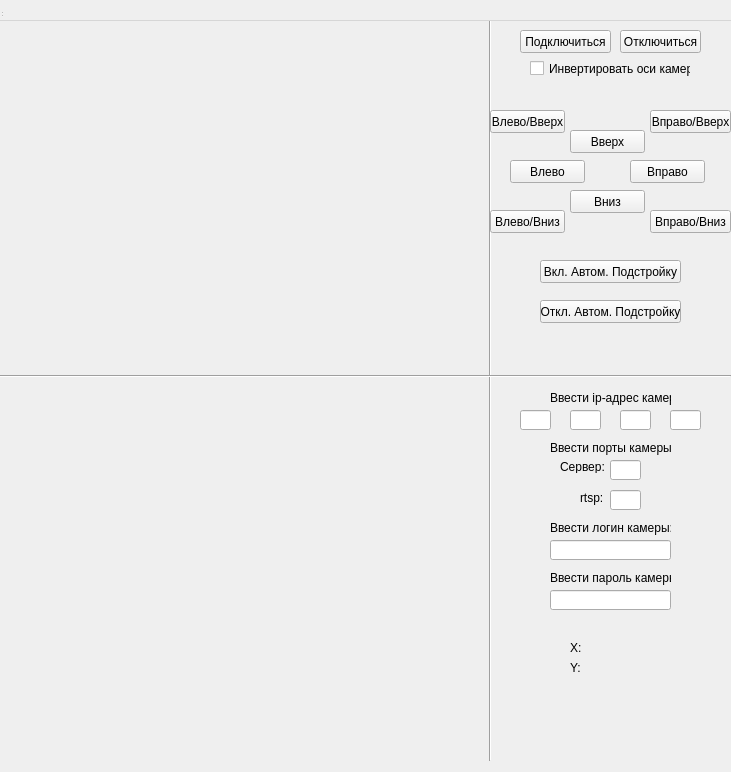
<?xml version="1.0" encoding="UTF-8"?>
<ui version="4.0">
<class>PTZcameraForm</class>
<widget class="QWidget" name="PTZcameraForm">
 <property name="geometry">
  <rect>
   <x>0</x>
   <y>0</y>
   <width>731</width>
   <height>772</height>
  </rect>
 </property>
 <property name="windowTitle">
  <string>PTZcameraForm</string>
 </property>
 <widget class="QWidget" name="centralwidget" native="true">
  <property name="geometry">
   <rect>
    <x>0</x>
    <y>0</y>
    <width>731</width>
    <height>761</height>
   </rect>
  </property>
  <widget class="QLabel" name="testPicture">
   <property name="geometry">
    <rect>
     <x>0</x>
     <y>10</y>
     <width>491</width>
     <height>351</height>
    </rect>
   </property>
   <property name="text">
    <string/>
   </property>
  </widget>
  <widget class="QLabel" name="filterPicture">
   <property name="geometry">
    <rect>
     <x>0</x>
     <y>380</y>
     <width>491</width>
     <height>351</height>
    </rect>
   </property>
   <property name="text">
    <string/>
   </property>
  </widget>
  <widget class="QPushButton" name="Connect">
   <property name="geometry">
    <rect>
     <x>520</x>
     <y>30</y>
     <width>91</width>
     <height>23</height>
    </rect>
   </property>
   <property name="text">
    <string>Подключиться</string>
   </property>
  </widget>
  <widget class="QPushButton" name="Up">
   <property name="geometry">
    <rect>
     <x>570</x>
     <y>130</y>
     <width>75</width>
     <height>23</height>
    </rect>
   </property>
   <property name="text">
    <string>Вверх</string>
   </property>
  </widget>
  <widget class="QPushButton" name="Left">
   <property name="geometry">
    <rect>
     <x>510</x>
     <y>160</y>
     <width>75</width>
     <height>23</height>
    </rect>
   </property>
   <property name="text">
    <string>Влево</string>
   </property>
  </widget>
  <widget class="QPushButton" name="Right">
   <property name="geometry">
    <rect>
     <x>630</x>
     <y>160</y>
     <width>75</width>
     <height>23</height>
    </rect>
   </property>
   <property name="text">
    <string>Вправо</string>
   </property>
  </widget>
  <widget class="QPushButton" name="Down">
   <property name="geometry">
    <rect>
     <x>570</x>
     <y>190</y>
     <width>75</width>
     <height>23</height>
    </rect>
   </property>
   <property name="text">
    <string>Вниз</string>
   </property>
  </widget>
  <widget class="QPushButton" name="Disconnect">
   <property name="geometry">
    <rect>
     <x>620</x>
     <y>30</y>
     <width>81</width>
     <height>23</height>
    </rect>
   </property>
   <property name="text">
    <string>Отключиться</string>
   </property>
  </widget>
  <widget class="QPushButton" name="ConnectAutomatic">
   <property name="geometry">
    <rect>
     <x>540</x>
     <y>260</y>
     <width>141</width>
     <height>23</height>
    </rect>
   </property>
   <property name="text">
    <string>Вкл. Автом. Подстройку</string>
   </property>
  </widget>
  <widget class="QPushButton" name="DisconnectAutomatic">
   <property name="geometry">
    <rect>
     <x>540</x>
     <y>300</y>
     <width>141</width>
     <height>23</height>
    </rect>
   </property>
   <property name="text">
    <string>Откл. Автом. Подстройку</string>
   </property>
  </widget>
  <widget class="Line" name="line">
   <property name="geometry">
    <rect>
     <x>480</x>
     <y>0</y>
     <width>20</width>
     <height>761</height>
    </rect>
   </property>
   <property name="orientation">
    <enum>Qt::Vertical</enum>
   </property>
  </widget>
  <widget class="Line" name="line_2">
   <property name="geometry">
    <rect>
     <x>0</x>
     <y>366</y>
     <width>731</width>
     <height>20</height>
    </rect>
   </property>
   <property name="orientation">
    <enum>Qt::Horizontal</enum>
   </property>
  </widget>
  <widget class="QLineEdit" name="TetraAddressThree">
   <property name="geometry">
    <rect>
     <x>620</x>
     <y>410</y>
     <width>31</width>
     <height>20</height>
    </rect>
   </property>
  </widget>
  <widget class="QLineEdit" name="TetraAddressTwo">
   <property name="geometry">
    <rect>
     <x>570</x>
     <y>410</y>
     <width>31</width>
     <height>20</height>
    </rect>
   </property>
  </widget>
  <widget class="QLineEdit" name="TetraAddressFour">
   <property name="geometry">
    <rect>
     <x>670</x>
     <y>410</y>
     <width>31</width>
     <height>20</height>
    </rect>
   </property>
  </widget>
  <widget class="QLabel" name="label">
   <property name="geometry">
    <rect>
     <x>550</x>
     <y>390</y>
     <width>121</width>
     <height>16</height>
    </rect>
   </property>
   <property name="text">
    <string>Ввести ip-адрес камеры</string>
   </property>
  </widget>
  <widget class="QLineEdit" name="TetraAddressOne">
   <property name="geometry">
    <rect>
     <x>520</x>
     <y>410</y>
     <width>31</width>
     <height>20</height>
    </rect>
   </property>
  </widget>
  <widget class="QLabel" name="label_3">
   <property name="geometry">
    <rect>
     <x>550</x>
     <y>440</y>
     <width>121</width>
     <height>16</height>
    </rect>
   </property>
   <property name="text">
    <string>Ввести порты камеры:</string>
   </property>
  </widget>
  <widget class="QLineEdit" name="Port">
   <property name="geometry">
    <rect>
     <x>610</x>
     <y>460</y>
     <width>31</width>
     <height>20</height>
    </rect>
   </property>
  </widget>
  <widget class="QLineEdit" name="Login">
   <property name="geometry">
    <rect>
     <x>550</x>
     <y>540</y>
     <width>121</width>
     <height>20</height>
    </rect>
   </property>
  </widget>
  <widget class="QLabel" name="label_4">
   <property name="geometry">
    <rect>
     <x>550</x>
     <y>520</y>
     <width>121</width>
     <height>16</height>
    </rect>
   </property>
   <property name="text">
    <string>Ввести логин камеры:</string>
   </property>
  </widget>
  <widget class="QLineEdit" name="Password">
   <property name="geometry">
    <rect>
     <x>550</x>
     <y>590</y>
     <width>121</width>
     <height>20</height>
    </rect>
   </property>
  </widget>
  <widget class="QLabel" name="label_5">
   <property name="geometry">
    <rect>
     <x>550</x>
     <y>570</y>
     <width>121</width>
     <height>16</height>
    </rect>
   </property>
   <property name="text">
    <string>Ввести пароль камеры:</string>
   </property>
  </widget>
  <widget class="QLabel" name="Status">
   <property name="geometry">
    <rect>
     <x>550</x>
     <y>620</y>
     <width>121</width>
     <height>16</height>
    </rect>
   </property>
   <property name="text">
    <string/>
   </property>
  </widget>
  <widget class="QLabel" name="label_2">
   <property name="geometry">
    <rect>
     <x>560</x>
     <y>460</y>
     <width>47</width>
     <height>13</height>
    </rect>
   </property>
   <property name="text">
    <string>Сервер:</string>
   </property>
  </widget>
  <widget class="QLineEdit" name="PortRTSP">
   <property name="geometry">
    <rect>
     <x>610</x>
     <y>490</y>
     <width>31</width>
     <height>20</height>
    </rect>
   </property>
  </widget>
  <widget class="QLabel" name="label_6">
   <property name="geometry">
    <rect>
     <x>580</x>
     <y>490</y>
     <width>31</width>
     <height>16</height>
    </rect>
   </property>
   <property name="text">
    <string>rtsp:</string>
   </property>
  </widget>
  <widget class="QCheckBox" name="invertBox">
   <property name="geometry">
    <rect>
     <x>530</x>
     <y>60</y>
     <width>161</width>
     <height>17</height>
    </rect>
   </property>
   <property name="text">
    <string>Инвертировать оси камеры</string>
   </property>
  </widget>
  <widget class="QLabel" name="Status_2">
   <property name="geometry">
    <rect>
     <x>570</x>
     <y>640</y>
     <width>21</width>
     <height>16</height>
    </rect>
   </property>
   <property name="text">
    <string>X:</string>
   </property>
  </widget>
  <widget class="QLabel" name="Status_3">
   <property name="geometry">
    <rect>
     <x>570</x>
     <y>660</y>
     <width>31</width>
     <height>16</height>
    </rect>
   </property>
   <property name="text">
    <string>Y:</string>
   </property>
  </widget>
  <widget class="QLabel" name="Tilt">
   <property name="geometry">
    <rect>
     <x>610</x>
     <y>640</y>
     <width>31</width>
     <height>16</height>
    </rect>
   </property>
   <property name="text">
    <string/>
   </property>
  </widget>
  <widget class="QLabel" name="Pan">
   <property name="geometry">
    <rect>
     <x>610</x>
     <y>660</y>
     <width>31</width>
     <height>16</height>
    </rect>
   </property>
   <property name="text">
    <string/>
   </property>
  </widget>
  <widget class="QPushButton" name="RightUp">
   <property name="geometry">
    <rect>
     <x>650</x>
     <y>110</y>
     <width>81</width>
     <height>23</height>
    </rect>
   </property>
   <property name="text">
    <string>Вправо/Вверх</string>
   </property>
  </widget>
  <widget class="QPushButton" name="LeftUp">
   <property name="geometry">
    <rect>
     <x>490</x>
     <y>110</y>
     <width>75</width>
     <height>23</height>
    </rect>
   </property>
   <property name="text">
    <string>Влево/Вверх</string>
   </property>
  </widget>
  <widget class="QPushButton" name="LeftDown">
   <property name="geometry">
    <rect>
     <x>490</x>
     <y>210</y>
     <width>75</width>
     <height>23</height>
    </rect>
   </property>
   <property name="text">
    <string>Влево/Вниз</string>
   </property>
  </widget>
  <widget class="QPushButton" name="RightDown">
   <property name="geometry">
    <rect>
     <x>650</x>
     <y>210</y>
     <width>81</width>
     <height>23</height>
    </rect>
   </property>
   <property name="text">
    <string>Вправо/Вниз</string>
   </property>
  </widget>
 </widget>
 <widget class="QMenuBar" name="menubar">
  <property name="geometry">
   <rect>
    <x>0</x>
    <y>0</y>
    <width>731</width>
    <height>21</height>
   </rect>
  </property>
 </widget>
 <widget class="QStatusBar" name="statusbar">
  <property name="geometry">
   <rect>
    <x>0</x>
    <y>0</y>
    <width>3</width>
    <height>18</height>
   </rect>
  </property>
 </widget>
</widget>
<resources/>
<connections/>
</ui>
